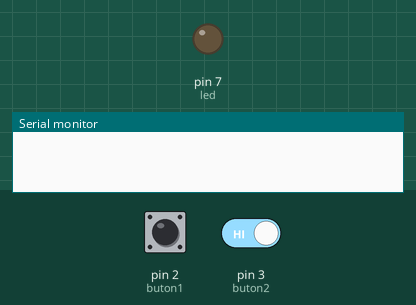
Simulated run of this sketch. Board: Arduino Uno, built with avr-gcc and run on an emulated ATmega328P. On the bench: output pins drawn as LEDs (lit = HIGH), the last lines printed to the serial monitor. Inputs (shaded band) come from the test bench; at power-on: pin 2 (buton1) HIGH, pin 3 (buton2) HIGH.

Above: at 1.2 s.
1.3 s: pin 2 (buton1) pulled LOW for 3.2 s
At 4.47 s:
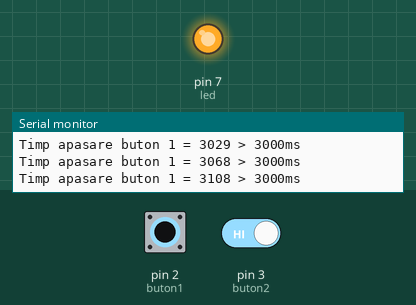
6.0 s: pin 2 (buton1) driven LOW and pin 3 (buton2) driven LOW
9.0 s: pin 2 (buton1) driven HIGH
At 11.4 s:
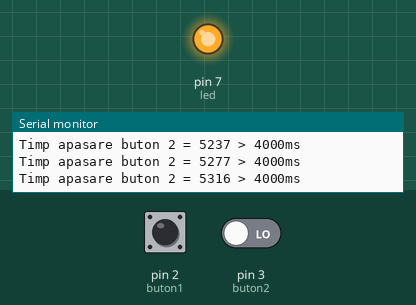
12.0 s: pin 3 (buton2) driven HIGH
At 12.4 s:
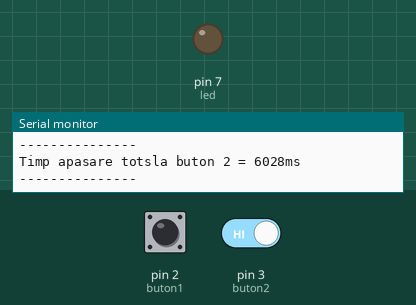
13.5 s: pin 2 (buton1) driven LOW
16.5 s: pin 3 (buton2) driven LOW
Timing chart, 0 to 19.5 s (numbered marks = the images above; inputs shaded):
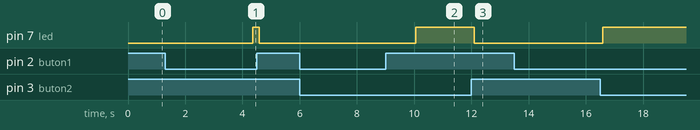

Measured:
- after the input at 1.3 s, pin 7 (led): LOW → HIGH after 3.1 s, → LOW 0.23 s later
- after the input at 9.0 s, pin 7 (led): LOW → HIGH after 1.0 s instead of 0.10 s
- after the input at 12.0 s, pin 7 (led): HIGH → LOW after 0.10 s

The sketch:

pushtime2buttons.ino
```cpp
/*
 * measure time for activate two independent pushbutton (masurare timp apasare 2 butoane)
 * program adapt by Nicu FLORICA (niq_ro) - http://nicuflorica.blogspot.com/
 * original ideea from Andy DOZ's blog - https://andydoz.blogspot.com
 *
 */

#define buton1 2  // buton 1 fara retine la masa
#define buton2 3  // buton 2 fara retine la masa
#define led 7    // led + rezistenta 220..470 ohmi la masa

int apasarebuton1 = 0; // stare buton (apasat/neapasat)
int duratamare1 = 3000; // valoare timp apaaare lunga, in ms
int durataapasare1 = 0; // durata apasare buton
int tpaparare1 = 0;// memorare timp apasare
int tpeliberare1 = 0;// memorare timp eliberare
int durata1 = 0;  // durata apasare, in timp real
boolean stare1 = false; // stare de cronometrare

int apasarebuton2 = 0; // stare buton (apasat/neapasat)
int duratamare2 = 4000; // valoare timp apaaare lunga, in ms
int durataapasare2 = 0; // durata apasare buton
int tpaparare2 = 0;// memorare timp apasare
int tpeliberare2 = 0;// memorare timp eliberare
int durata2 = 0;  // durata apasare, in timp real
boolean stare2 = false; // stare de cronometrare

void setup() {
  Serial.begin(9600);
  pinMode(buton1,INPUT);//
  digitalWrite(buton1,HIGH); // pull-up activ
  pinMode(buton2,INPUT);//
  digitalWrite(buton2,HIGH); // pull-up activ
  pinMode(led,OUTPUT);//
  digitalWrite(led, LOW);  // led stins
}

void loop() {
    durataapasare1 = aflareduratapasare1();
    durataapasare2 = aflareduratapasare2();
    delay (10);
} // sfarsit program


int aflareduratapasare1() {
apasarebuton1 = digitalRead(buton1);    // citiree stare buton 1
 if(apasarebuton1 == LOW && stare1 == false) {   // daca butonul 1 e apasat, dar nu mai fusese apasat
   tpaparare1 = millis();
   stare1 = true;
   };

 if (apasarebuton1 == HIGH && stare1 == true) {  // daca butonul 1 este neapasat si tocmai a fost eliberat
    tpeliberare1 = millis ();
    durataapasare1 = tpeliberare1 - tpaparare1;
    Serial.println("---------------");
    Serial.print("Timp apasare totsla buton 1 = ");
    Serial.print(durataapasare1);
    Serial.println("ms");
    Serial.println("---------------");
    stare1 = false;
    digitalWrite(led, LOW);  // sting led
    };

 if(apasarebuton1 == LOW && stare1 == true) {  // daca butonul 1 este inca apasat
   durata1 = millis() - tpaparare1;
   Serial.print("Timp apasare buton 1 = ");
   Serial.print(durata1);
     if (duratamare1 > durata1) Serial.print(" < ");
      else Serial.print(" > ");
   Serial.print(duratamare1);
   Serial.println("ms");
   if (durata1 > duratamare1) {   // aprinde led daca s-a depasit timpul minim
      digitalWrite(led, HIGH);
      }
  }
   return durataapasare1;  // iesire din subrutina si memorare timp
}

int aflareduratapasare2() {
apasarebuton2 = digitalRead(buton2);    // citiree stare buton 1
 if(apasarebuton2 == LOW && stare2 == false) {   // daca butonul 1 e apasat, dar nu mai fusese apasat
   tpaparare2 = millis();
   stare2 = true;
   };

 if (apasarebuton2 == HIGH && stare2 == true) {  // daca butonul 1 este neapasat si tocmai a fost eliberat
    tpeliberare2 = millis ();
    durataapasare2 = tpeliberare2 - tpaparare2;
    Serial.println("---------------");
    Serial.print("Timp apasare totsla buton 2 = ");
    Serial.print(durataapasare2);
    Serial.println("ms");
    Serial.println("---------------");
    stare2 = false;
    digitalWrite(led, LOW);  // sting led
    };

 if(apasarebuton2 == LOW && stare2 == true) {  // daca butonul 2 este inca apasat
   durata2 = millis() - tpaparare2;
   Serial.print("Timp apasare buton 2 = ");
   Serial.print(durata2);
   if (duratamare2 > durata2) Serial.print(" < ");
      else Serial.print(" > ");
   Serial.print(duratamare2);
   Serial.println("ms");
   if (durata2 > duratamare2) {   // aprinde led daca s-a depasit timpul minim
      digitalWrite(led, HIGH);
      }
  }
   return durataapasare2;  // iesire din subrutina si memorare timp
}
```
